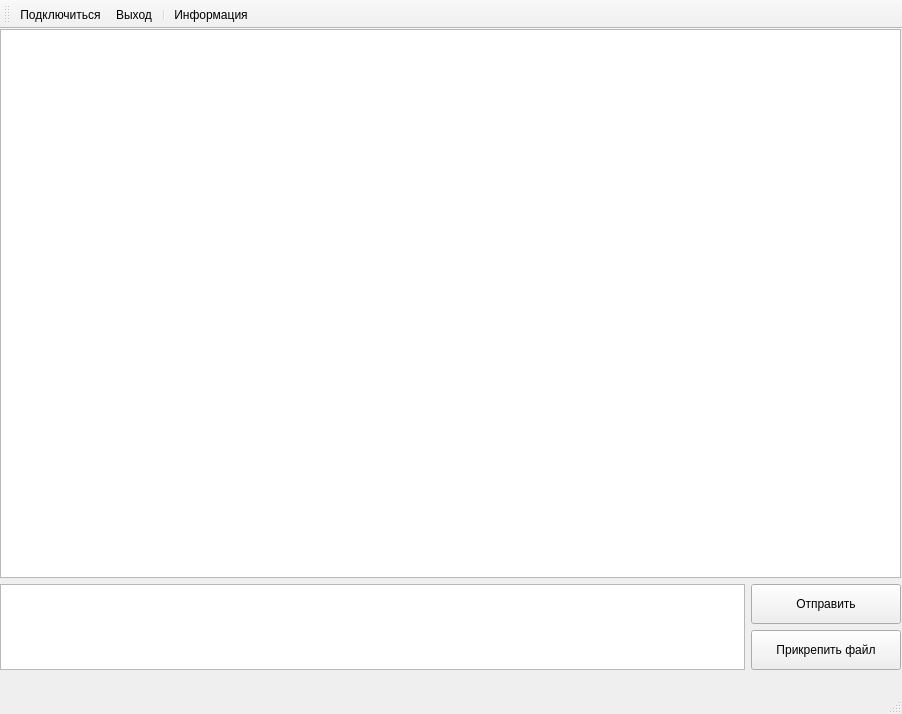
<?xml version="1.0" encoding="UTF-8"?>
<ui version="4.0">
 <class>MainWindow</class>
 <widget class="QMainWindow" name="MainWindow">
  <property name="geometry">
   <rect>
    <x>0</x>
    <y>0</y>
    <width>902</width>
    <height>714</height>
   </rect>
  </property>
  <property name="windowTitle">
   <string>Главное окно</string>
  </property>
  <property name="windowIcon">
   <iconset>
    <normaloff>icon/chat.svg</normaloff>icon/chat.svg</iconset>
  </property>
  <property name="iconSize">
   <size>
    <width>32</width>
    <height>32</height>
   </size>
  </property>
  <widget class="QWidget" name="centralwidget">
   <property name="sizePolicy">
    <sizepolicy hsizetype="Preferred" vsizetype="Preferred">
     <horstretch>0</horstretch>
     <verstretch>0</verstretch>
    </sizepolicy>
   </property>
   <widget class="QWidget" name="verticalLayoutWidget">
    <property name="geometry">
     <rect>
      <x>0</x>
      <y>0</y>
      <width>901</width>
      <height>641</height>
     </rect>
    </property>
    <layout class="QVBoxLayout" name="verticalLayout">
     <property name="sizeConstraint">
      <enum>QLayout::SetMinimumSize</enum>
     </property>
     <item>
      <widget class="QListWidget" name="textList"/>
     </item>
     <item>
      <layout class="QHBoxLayout" name="horizontalLayout">
       <item>
        <widget class="QTextEdit" name="message">
         <property name="sizePolicy">
          <sizepolicy hsizetype="Expanding" vsizetype="Maximum">
           <horstretch>0</horstretch>
           <verstretch>0</verstretch>
          </sizepolicy>
         </property>
         <property name="maximumSize">
          <size>
           <width>16777215</width>
           <height>100</height>
          </size>
         </property>
        </widget>
       </item>
       <item>
        <layout class="QVBoxLayout" name="verticalLayout_2">
         <property name="spacing">
          <number>6</number>
         </property>
         <property name="sizeConstraint">
          <enum>QLayout::SetDefaultConstraint</enum>
         </property>
         <item>
          <widget class="QPushButton" name="bSend">
           <property name="sizePolicy">
            <sizepolicy hsizetype="Minimum" vsizetype="Fixed">
             <horstretch>0</horstretch>
             <verstretch>0</verstretch>
            </sizepolicy>
           </property>
           <property name="minimumSize">
            <size>
             <width>150</width>
             <height>40</height>
            </size>
           </property>
           <property name="text">
            <string>Отправить</string>
           </property>
           <property name="checkable">
            <bool>false</bool>
           </property>
           <property name="checked">
            <bool>false</bool>
           </property>
           <property name="default">
            <bool>false</bool>
           </property>
           <property name="flat">
            <bool>false</bool>
           </property>
          </widget>
         </item>
         <item>
          <widget class="QPushButton" name="bSendFile">
           <property name="minimumSize">
            <size>
             <width>150</width>
             <height>40</height>
            </size>
           </property>
           <property name="text">
            <string>Прикрепить файл</string>
           </property>
          </widget>
         </item>
        </layout>
       </item>
      </layout>
     </item>
    </layout>
   </widget>
  </widget>
  <widget class="QStatusBar" name="statusBar"/>
  <widget class="QToolBar" name="toolBar">
   <property name="windowTitle">
    <string>toolBar</string>
   </property>
   <attribute name="toolBarArea">
    <enum>TopToolBarArea</enum>
   </attribute>
   <attribute name="toolBarBreak">
    <bool>false</bool>
   </attribute>
   <addaction name="mConnect"/>
   <addaction name="mExit"/>
   <addaction name="separator"/>
   <addaction name="mInfo"/>
  </widget>
  <action name="mConnect">
   <property name="icon">
    <iconset>
     <normalon>icon/connect.svg</normalon>
    </iconset>
   </property>
   <property name="text">
    <string>Подключиться</string>
   </property>
  </action>
  <action name="mExit">
   <property name="icon">
    <iconset>
     <normalon>icon/exit.svg</normalon>
    </iconset>
   </property>
   <property name="text">
    <string>Выход</string>
   </property>
  </action>
  <action name="mInfo">
   <property name="icon">
    <iconset>
     <normaloff>icon/info.svg</normaloff>icon/info.svg</iconset>
   </property>
   <property name="text">
    <string>Информация</string>
   </property>
  </action>
 </widget>
 <resources/>
 <connections/>
</ui>
